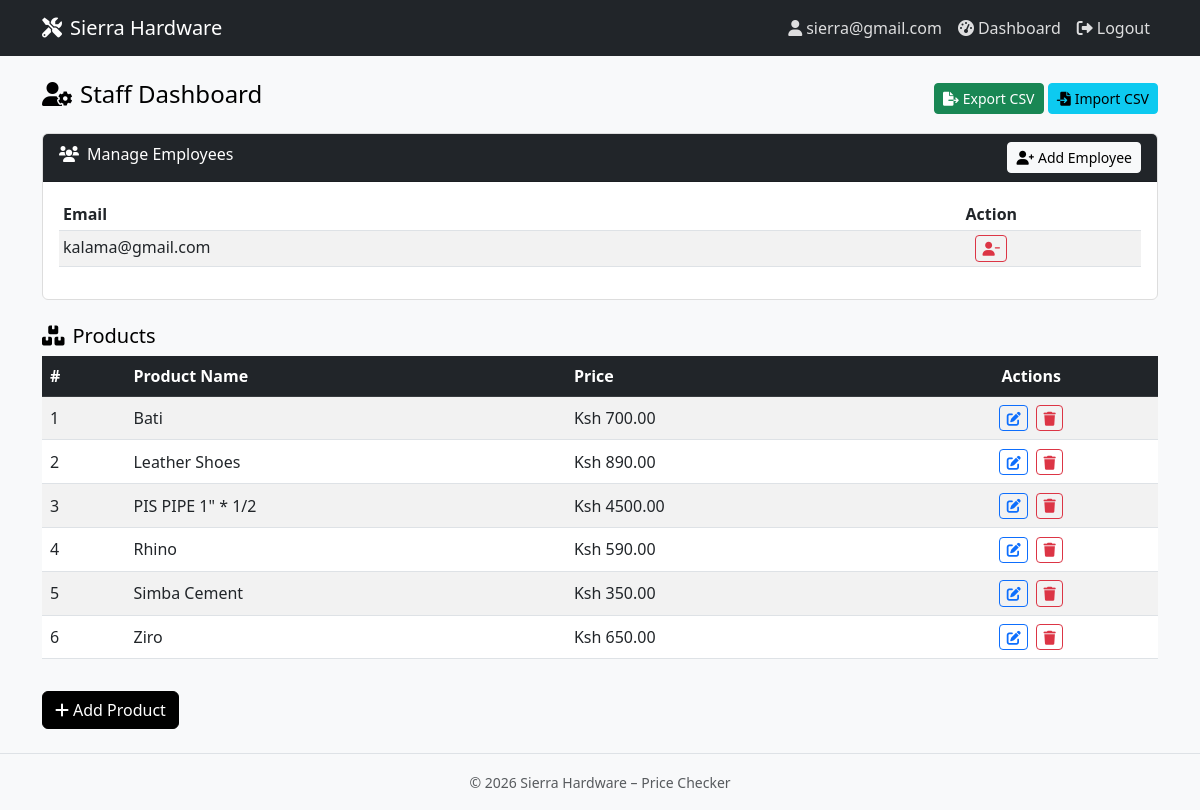
Page /dashboard/staff/ (signed in) on the committed database.
### prices/models.py (models this page shows, shortened)
class Product(models.Model):
    name = models.CharField(max_length=200)
    price = models.DecimalField(max_digits=10, decimal_places=2)

### prices/views.py (the view)
# urls.py: path('dashboard/staff/', views.staff_dashboard, name='staff_dashboard'),
@login_required
def staff_dashboard(request):
    if not request.user.is_staff:
        return redirect('prices:employee_dashboard')
    products = Product.objects.all().order_by('name')
    employees = User.objects.filter(is_staff=False, is_superuser=False).order_by('email')
    return render(request, 'staff_dashboard.html', {
        'products': products,
        'employees': employees,
    })

### prices/templates/staff_dashboard.html (shortened to what this page needs)
{% extends 'base.html' %}
{% block content %}
<div class="d-flex justify-content-between align-items-center mb-3">
    <h4><i class="fas fa-user-cog me-2"></i>Staff Dashboard</h4>
    <div>
        <a href="{% url 'prices:export_csv' %}" class="btn btn-success btn-sm"><i class="fas fa-file-export me-1"></i>Export CSV</a>
        <button class="btn btn-info btn-sm" data-bs-toggle="modal" data-bs-target="#importModal"><i class="fas fa-file-import me-1"></i>Import CSV</button>
    </div>
</div>
<div class="card mb-4">
    <div class="card-header bg-dark text-white">
        <i class="fas fa-users me-2"></i>Manage Employees
        <button class="btn btn-sm btn-light float-end" data-bs-toggle="modal" data-bs-target="#addEmployeeModal"><i class="fas fa-user-plus me-1"></i>Add Employee</button>
    </div>
    <div class="card-body">
        {% include 'user_list.html' %}
    </div>
</div>
<h5 class="mt-4"><i class="fas fa-boxes me-2"></i>Products</h5>
{% include 'product_list.html' %}
{% endblock %}

### prices/templates/base.html (shortened to what this page needs)
<!DOCTYPE html>
<html lang="en">
<head>
    <link href="https://cdn.jsdelivr.net/npm/bootstrap@5.3.0/dist/css/bootstrap.min.css" rel="stylesheet">
    <link rel="stylesheet" href="https://cdnjs.cloudflare.com/ajax/libs/font-awesome/6.0.0-beta3/css/all.min.css">
    {% load static %}
    <link rel="stylesheet" href="{% static 'css/style.css' %}">
</head>
<body>
    <nav class="navbar navbar-expand-lg navbar-dark bg-dark">
        <div class="container">
            <a class="navbar-brand" href="{% url 'prices:home' %}">
                <i class="fas fa-tools me-2"></i>Sierra Hardware
            </a>
            <div class="collapse navbar-collapse" id="navbarNav">
                <ul class="navbar-nav ms-auto">
                    {% if user.is_authenticated %}
                        <li class="nav-item">
                            <span class="nav-link"><i class="fas fa-user me-1"></i>{{ user.email }}</span>
                        </li>
                        <li class="nav-item">
                            <a class="nav-link" href="{% url 'prices:dashboard' %}"><i class="fas fa-tachometer-alt me-1"></i>Dashboard</a>
                        </li>
                        <li class="nav-item">
                            <a class="nav-link" href="{% url 'prices:logout' %}"><i class="fas fa-sign-out-alt me-1"></i>Logout</a>
                        </li>
                    {% else %}
                        <li class="nav-item">
                            <a class="nav-link" href="{% url 'prices:login' %}"><i class="fas fa-sign-in-alt me-1"></i>Login</a>
                        </li>
                    {% endif %}
                </ul>
            </div>
        </div>
    </nav>
    <main class="container py-4">
        {% block content %}{% endblock %}
    </main>
    <footer class="bg-light text-center text-muted py-3 border-top">
        <small>&copy; 2026 Sierra Hardware – Price Checker</small>
    </footer>
</body>
</html>

### prices/templates/user_list.html (shortened to what this page needs)
<div class="table-responsive">
    <table class="table table-sm table-striped">
        <thead>
            <tr>
                <th>Email</th>
                <th class="text-center">Action</th>
            </tr>
        </thead>
        <tbody>
            {% for emp in employees %}
            <tr>
                <td>{{ emp.email }}</td>
                <td class="text-center">
                    <form method="post" action="{% url 'prices:user_delete' emp.id %}" style="display:inline;">
                        <button type="submit" class="btn btn-sm btn-outline-danger" onclick="return confirm('Remove this employee?')">
                            <i class="fas fa-user-minus"></i>
                        </button>
                    </form>
                </td>
            </tr>
            {% empty %}
            <tr><td colspan="2" class="text-center text-muted">No employees added yet.</td></tr>
            {% endfor %}
        </tbody>
    </table>
</div>

### prices/templates/product_list.html (shortened to what this page needs)
<div class="table-responsive">
    <table class="table table-striped table-hover align-middle">
        <thead class="table-dark">
            <tr>
                <th>#</th>
                <th>Product Name</th>
                <th>Price</th>
                <th class="text-center">Actions</th>
            </tr>
        </thead>
        <tbody>
            {% for product in products %}
            <tr>
                <td>{{ forloop.counter }}</td>
                <td>{{ product.name }}</td>
                <td>Ksh {{ product.price }}</td>
                <td class="text-center">
                    <button class="btn btn-sm btn-outline-primary me-1" data-bs-toggle="modal" data-bs-target="#editModal{{ product.id }}">
                        <i class="fas fa-edit"></i>
                    </button>
                    <button class="btn btn-sm btn-outline-danger" data-bs-toggle="modal" data-bs-target="#deleteModal{{ product.id }}">
                        <i class="fas fa-trash"></i>
                    </button>
                </td>
            </tr>
            {% empty %}
            <tr><td colspan="4" class="text-center text-muted">No products available.</td></tr>
            {% endfor %}
        </tbody>
    </table>
</div>
<div class="mt-3">
    <button class="btn btn-dark" data-bs-toggle="modal" data-bs-target="#addModal"><i class="fas fa-plus me-1"></i>Add Product</button>
</div>

### prices/static/css/style.css (style rules this page uses)
body { background-color: #f8f9fa; color: #000; }
.card { border: 1px solid #ddd; transition: transform 0.1s; }
.btn-dark { background-color: #000; border-color: #000; }
.navbar-dark .navbar-nav .nav-link { color: rgba(255,255,255,0.85); }
.table td .btn { padding: 0.1rem 0.4rem; }

### rows in the picture
Product: name "Bati", price "700.00"
Product: name "Leather Shoes", price "890.00"
Product: name "PIS PIPE 1\" * 1/2", price "4500.00"
Product: name "Rhino", price "590.00"
Product: name "Simba Cement", price "350.00"
Product: name "Ziro", price "650.00"

### other values in the picture
{{ user.email }} "sierra@gmail.com"
{{ emp.email }} "kalama@gmail.com"
